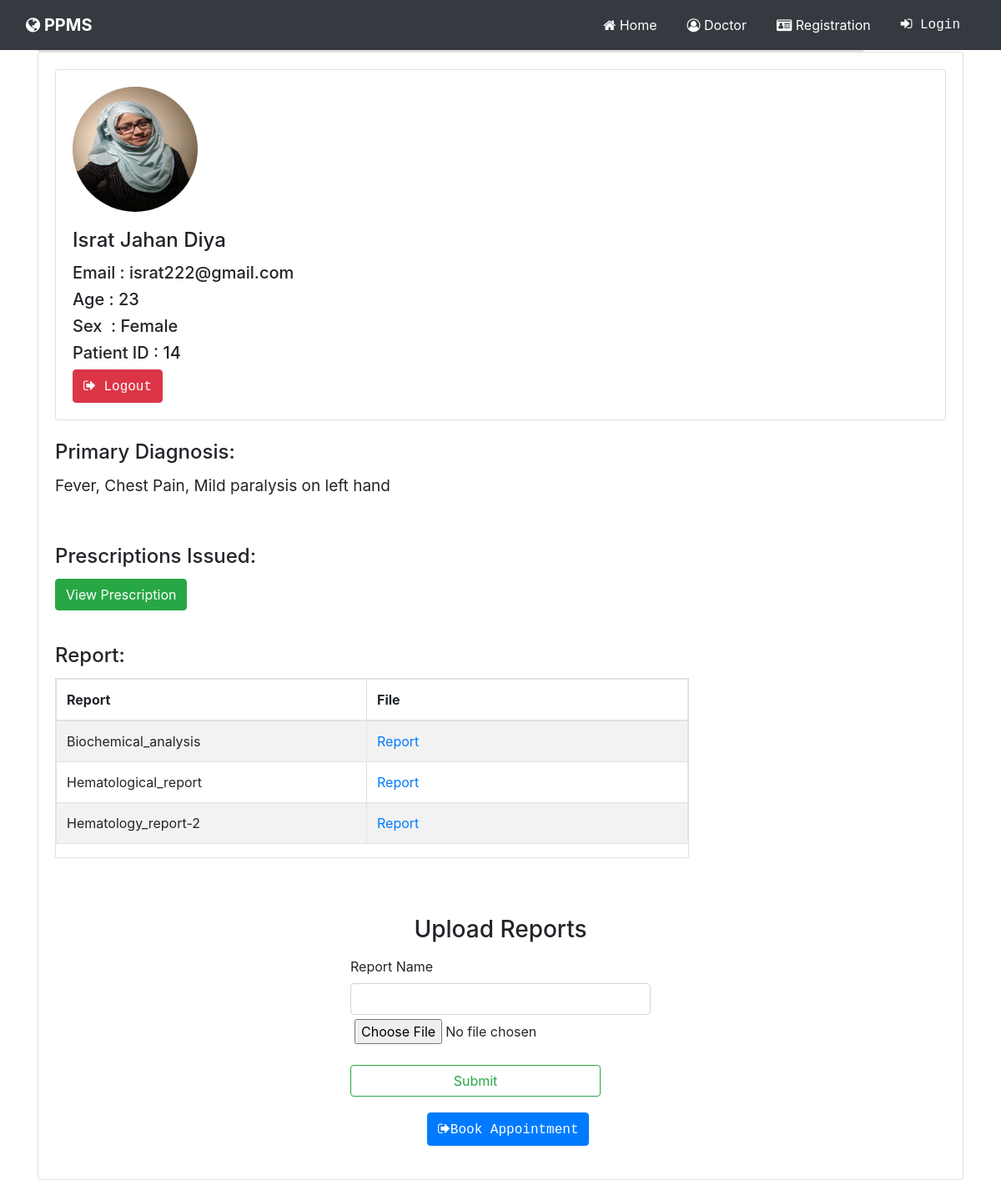
Screenshot of /patient.php (signed in) with the database file from the repository.
### tables this page shows
CREATE TABLE IF NOT EXISTS `patient` (
  `p_id` int(11) NOT NULL AUTO_INCREMENT,
  `email` varchar(255) NOT NULL,
  `password` varchar(255) DEFAULT NULL,
  `pic` varchar(250) NOT NULL,
  `name` varchar(255) DEFAULT NULL,
  `age` varchar(255) DEFAULT NULL,
  `sex` varchar(255) DEFAULT NULL,
  `primaryD` varchar(255) DEFAULT NULL,
  PRIMARY KEY (`p_id`)
);

CREATE TABLE IF NOT EXISTS `report` (
  `p_id` int(11) NOT NULL,
  `rname` varchar(255) NOT NULL,
  `file` varchar(255) NOT NULL
);

### patient.php (the view, shortened to what this page needs)
<?php
include "connect.php";
$email=$_SESSION['email'];
$result = mysqli_query($con,"SELECT `p_id`, `pic`, `name`, `age`, `sex`, `primaryD` FROM `patient` WHERE email = '$email'");
$retrive = mysqli_fetch_array($result);
$id = $retrive['p_id'];
$image = $retrive['pic'];
$name = $retrive['name'];
$age = $retrive['age'];
$sex = $retrive['sex'];
$pd = $retrive['primaryD'];
?>
<!DOCTYPE html>
<html>
<head>
    <link rel="stylesheet" href="https://cdnjs.cloudflare.com/ajax/libs/twitter-bootstrap/4.1.0/css/bootstrap.min.css">
    <link rel="stylesheet" href="https://cdnjs.cloudflare.com/ajax/libs/font-awesome/4.7.0/css/font-awesome.min.css">
    <link rel="stylesheet" href="https://cdnjs.cloudflare.com/ajax/libs/ionicons/2.0.1/css/ionicons.min.css">
    <link rel="stylesheet" href="https://cdn.datatables.net/1.10.15/css/dataTables.bootstrap.min.css">
    <link rel="stylesheet" href="assets/css/styles.min.css">
</head>
<body>
    <div>
        <nav class="navbar navbar-light navbar-expand-md bg-dark navigation-clean-button">
            <div class="container-fluid"><a class="navbar-brand text-white" href="#"><i class="fa fa-globe"></i>&nbsp;PPMS</a>
                <div
                    class="collapse navbar-collapse" id="navcol-1">
                    <ul class="nav navbar-nav ml-auto">
                        <li class="nav-item" role="presentation"><a class="nav-link" href="index.html" style="color:#ffffff;"><i class="fa fa-home"></i>&nbsp;Home</a></li>
                        <li class="nav-item" role="presentation"><a class="nav-link" href="doclist.php" style="color:#ffffff;"><i class="fa fa-user-circle-o"></i>&nbsp;Doctor</a></li>
                        <li class="nav-item" role="presentation"><a class="nav-link" href="registartion.php" style="color:#ffffff;"><i class="fa fa-drivers-license"></i>&nbsp;Registration</a></li>
                        <li class="nav-item" role="presentation"><a class="nav-link text-monospace" href="login.php" style="color:#ffffff;"><i class="fa fa-sign-in"></i>&nbsp;Login</a></li>
                    </ul>
                </div>
            </div>
        </nav>
    </div>
    <div class="container">
        <div id="profile-info">
            <div class="card" style="width:990px;"></div>
            <div class="card">
                <div class="card-body">
                    <div class="card">
                        <div class="card-body"><img class="rounded-circle" src ="<?php echo "img/$image";?>" style="width:150px;height:150px;margin-left:0px;">
                            <h4 class="card-title" style="padding-top:20px;"><?php echo $name;?></h4>
                            <h5> Email : <?php echo $email;?></h5>
                            <h5>Age : <?php echo $age;?></h5>
                            <h5>Sex &nbsp;: <?php echo $sex;?></h5>
                            <h5>Patient ID : <?php echo $id;?></h5>
                           <button type="button" class="btn btn-danger"><a class="text-monospace" href="login.php" style="color:#ffffff;"><i class="fa fa-sign-out"></i>&nbsp;Logout</a></button>
                        </div>
                    </div>
                    <br>
                    <h4 class="card-title">Primary Diagnosis:<br></h4>
                    <p style="font-size:19px;"><?php echo $pd;?><br></p>
    </div>
    <div class="card-body">
            <h4 class="card-title">Prescriptions Issued:<br></h4>
            <button class="btn btn-success" type="button" data-toggle="modal" data-target="#exampleModalCenter">View Prescription<br></button>
        </div>
<?php
     $datas = mysqli_query($con, "SELECT * FROM `report` WHERE p_id = $id");
  ?>
  <div class="card-body">
                    <h4 class="card-title">Report:<br></h4>
                    <div class="table-responsive-sm table-bordered" style="width:760px;">
                        <table class="table table-striped table-bordered table-hover">
                            <thead>
                                <th>Report</th>
                                <th>File</th>
                            </thead>
                            <tbody>
                                <?php
          foreach($datas as $data)
          { ?>
            <tr>
                <td style="width:372px;"><?php echo $data['rname'];?></td>
                <td><a href="files/<?php echo $data['file'];?>">Report</a></td>
            </tr>
            <?php
          };
         ?>
                            </tbody>
                        </table>
                    </div>
                </div>
    <div class="container" id="file-upld" style="background-color:#ffffff;margin-top:21px;">
        <form method="post" id="patient" enctype="multipart/form-data">
            <h3 class="text-capitalize text-center" style="padding:8px;">Upload Reports</h3>
            <div>
            <label>Report Name</label>
            <input class="form-control" type="text" name="rname" ></div>
            <input type="file" name="file">
            <input class="btn btn-outline-success" type="submit" name="upload" id="psubmit"></input>
        </form>
        <button class="btn btn-primary" type="submit" name="book" style="margin-left:92px;margin-top:19px;"><a class="text-monospace" href="booking.php" style="color:#ffffff;margin-top:19px;"><i class="fa fa-sign-out"></i>Book Appointment</a></button>
    </div>
</body>
</html>

### rows the page displays
patient: pic (picture), name "Israt Jahan Diya", age "23", sex "Female", p_id "14", primaryD "Fever, Chest Pain, Mild paralysis on left hand"
report: rname "Biochemical_analysis"
report: rname "Hematological_report"
report: rname "Hematology_report-2"

### other values shown
$email "israt222@gmail.com"
